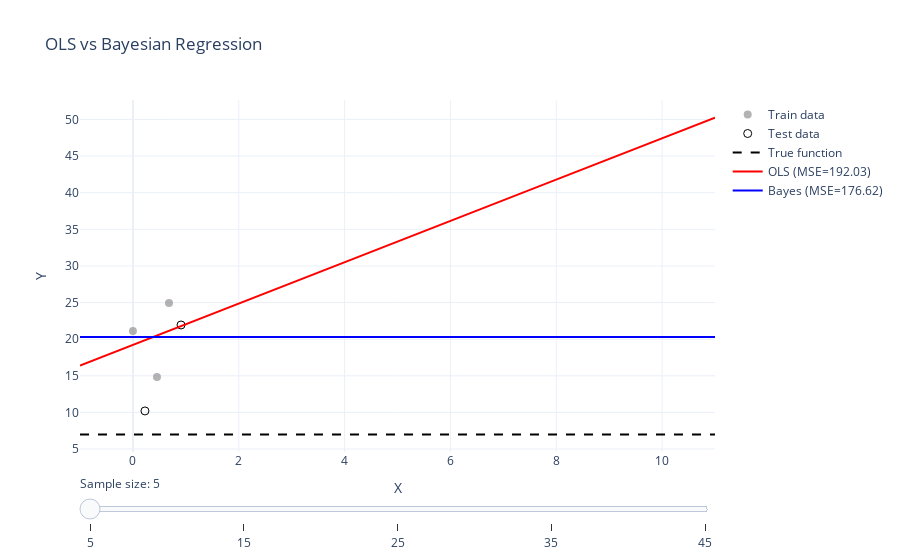

This figure's notebook cell:
### Markdown cell above
### SLR toy example

### Code cell
np.random.seed(0)

# Generate full dataset
n_total = 45
X_full = np.linspace(0, 10, n_total).reshape(-1, 1)
y_true = X_full.ravel() - X_full.ravel() + 7
noise = np.random.normal(0, 8, size=n_total)
y_noisy = y_true + noise

# Prepare test grid
xx = np.linspace(X_full.min() - 1, X_full.max() + 1, 200).reshape(-1, 1)
yy_true = xx.ravel() - xx.ravel() + 7

# Prepare figure
fig = go.Figure()
frames = []
sample_sizes = np.arange(5, n_total + 1, 10)  # e.g. 5, 10, 15, 20, 25, 30

for n_samples in sample_sizes:
    # Subset current data
    X = X_full[:n_samples]
    y = y_noisy[:n_samples]
    
    # Train/test split (fixed ratio)
    X_train, X_test, y_train, y_test, y_true_train, y_true_test = train_test_split(
        X, y, y_true[:n_samples], test_size=0.4, random_state=42
    )
    
    # Fit models
    ols = LinearRegression().fit(X_train, y_train)
    bayes = BayesianRidge().fit(X_train, y_train)
    
    # Predictions
    y_pred_ols = ols.predict(X_test)
    y_pred_bayes, y_std_bayes = bayes.predict(X_test, return_std=True)
    
    mse_ols = mean_squared_error(y_true_test, y_pred_ols)
    mse_bayes = mean_squared_error(y_true_test, y_pred_bayes)
    
    yy_ols = ols.predict(xx)
    yy_bayes, yy_bayes_std = bayes.predict(xx, return_std=True)
    
    # Frame for this sample size
    frames.append(go.Frame(
        name=str(n_samples),
        data=[
            # Train data
            go.Scatter(x=X_train.ravel(), y=y_train, mode='markers',
                       marker=dict(color='gray', size=8, opacity=0.6),
                       name='Train data'),
            # Test data
            go.Scatter(x=X_test.ravel(), y=y_test, mode='markers',
                       marker=dict(color='black', size=8, symbol='circle-open'),
                       name='Test data'),
            # True function
            go.Scatter(x=xx.ravel(), y=yy_true, mode='lines',
                       line=dict(color='black', dash='dash'),
                       name='True function'),
            # OLS
            go.Scatter(x=xx.ravel(), y=yy_ols, mode='lines',
                       line=dict(color='red'),
                       name=f'OLS (MSE={mse_ols:.2f})'),
            # Bayes
            go.Scatter(x=xx.ravel(), y=yy_bayes, mode='lines',
                       line=dict(color='blue'),
                       name=f'Bayes (MSE={mse_bayes:.2f})')
        ],
        layout=go.Layout(
            title_text=f"OLS vs Bayesian Regression — Sample Size: {n_samples}"
        )
    ))

# Add initial frame
fig.add_traces(frames[0].data)

# Add slider & animation settings
fig.update_layout(
    title="OLS vs Bayesian Regression",
    xaxis_title="X",
    yaxis_title="Y",
    template="plotly_white",
    sliders=[{
        "steps": [
            {"args": [[str(size)], {"frame": {"duration": 0, "redraw": True}, "mode": "immediate"}],
             "label": str(size), "method": "animate"}
            for size in sample_sizes
        ],
        "currentvalue": {"prefix": "Sample size: "}
    }]
)

fig.frames = frames
fig.write_html("../plots/interactive_regression_1.html", include_plotlyjs='cdn')
fig.show()

### Figure 1 — Plotly figure (JSON) as saved in the notebook; plotly's stock layout.template omitted (floating-point values rounded to 4 significant figures; data arrays with more than 128 entries replaced by an {"elided": "..."} marker saying what was removed)
{"data": [{"marker": {"color": "gray", "opacity": 0.6, "size": 8}, "mode": "markers", "name": "Train data", "type": "scatter", "x": [0.4545, 0.0, 0.6818], "y": [14.83, 21.11, 24.93]}, {"marker": {"color": "black", "size": 8, "symbol": "circle-open"}, "mode": "markers", "name": "Test data", "type": "scatter", "x": [0.2273, 0.9091], "y": [10.2, 21.94]}, {"line": {"color": "black", "dash": "dash"}, "mode": "lines", "name": "True function", "type": "scatter", "x": {"elided": "200 float values"}, "y": {"elided": "200 float values"}}, {"line": {"color": "red"}, "mode": "lines", "name": "OLS (MSE=192.03)", "type": "scatter", "x": {"elided": "200 float values"}, "y": {"elided": "200 float values"}}, {"line": {"color": "blue"}, "mode": "lines", "name": "Bayes (MSE=176.62)", "type": "scatter", "x": {"elided": "200 float values"}, "y": {"elided": "200 float values"}}], "layout": {"sliders": [{"currentvalue": {"prefix": "Sample size: "}, "steps": [{"args": [["5"], {"frame": {"duration": 0, "redraw": true}, "mode": "immediate"}], "label": "5", "method": "animate"}, {"args": [["15"], {"frame": {"duration": 0, "redraw": true}, "mode": "immediate"}], "label": "15", "method": "animate"}, {"args": [["25"], {"frame": {"duration": 0, "redraw": true}, "mode": "immediate"}], "label": "25", "method": "animate"}, {"args": [["35"], {"frame": {"duration": 0, "redraw": true}, "mode": "immediate"}], "label": "35", "method": "animate"}, {"args": [["45"], {"frame": {"duration": 0, "redraw": true}, "mode": "immediate"}], "label": "45", "method": "animate"}]}], "title": {"text": "OLS vs Bayesian Regression"}, "xaxis": {"title": {"text": "X"}}, "yaxis": {"title": {"text": "Y"}}}}
